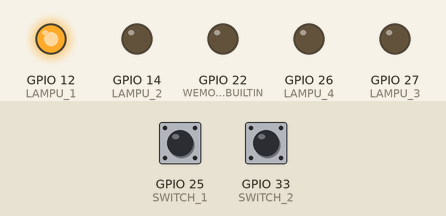
Bench run of a sketch on a simulated ESP32. Parts: output pins drawn as LEDs (lit = HIGH). The inputs (shaded band) are chosen by the test bench; at power-on: GPIO 25 (SWITCH_1) LOW, GPIO 33 (SWITCH_2) LOW. What the sketch prints to the serial monitor is not drawn.

Above: at 1.2 s.
1.3 s: GPIO 25 (SWITCH_1) pulled HIGH for 0.15 s
At 2.1 s:
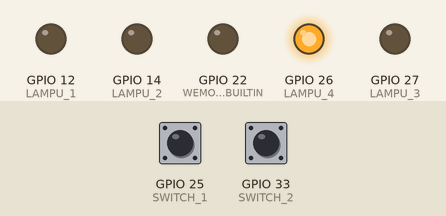
2.9 s: GPIO 25 (SWITCH_1) pulled HIGH for 1 s
At 3.4 s:
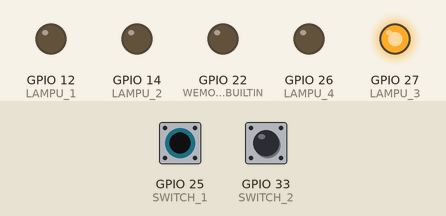
5.4 s: GPIO 25 (SWITCH_1) pulled HIGH for 0.15 s
At 6.5 s:
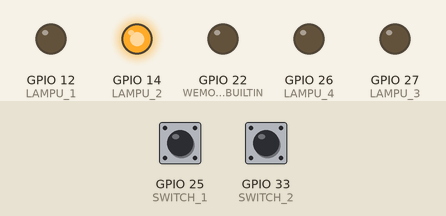
7.0 s: GPIO 25 (SWITCH_1) pulled HIGH for 3.2 s
At 7.7 s:
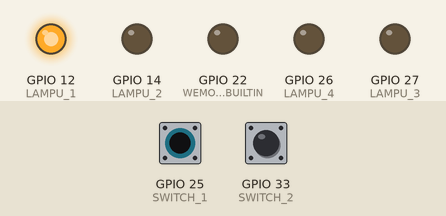
11.7 s: GPIO 33 (SWITCH_2) pulled HIGH for 0.15 s
At 12.4 s:
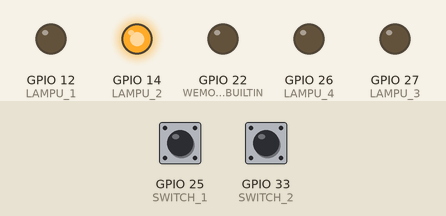
Timing chart, 0 to 14.3 s (numbered marks = the images above; inputs shaded):
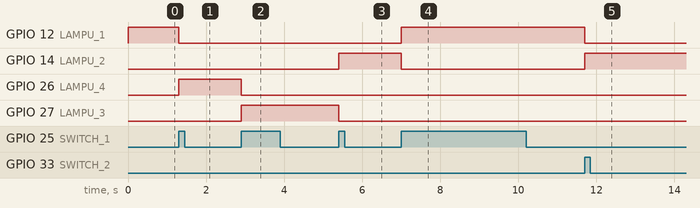

Measured:
- after the input at 1.3 s, GPIO 12 (LAMPU_1): HIGH → LOW at once; GPIO 26 (LAMPU_4): LOW → HIGH at once
- after the input at 2.9 s, GPIO 26 (LAMPU_4): HIGH → LOW at once; GPIO 27 (LAMPU_3): LOW → HIGH at once
- after the input at 5.4 s, GPIO 14 (LAMPU_2): LOW → HIGH at once; GPIO 27 (LAMPU_3): HIGH → LOW at once
- after the input at 7.0 s, GPIO 12 (LAMPU_1): LOW → HIGH at once; GPIO 14 (LAMPU_2): HIGH → LOW at once
- after the input at 11.7 s, GPIO 12 (LAMPU_1): HIGH → LOW at once; GPIO 14 (LAMPU_2): LOW → HIGH at once

The sketch:

lampu_geser_esp32_delay.ino
```cpp
// integrasi menggunakan delay() sebagai sumber waktu
#define WEMOS_LED_BUILTIN 22

#define LAMPU_1 12
#define LAMPU_2 14
#define LAMPU_3 27
#define LAMPU_4 26

#define SWITCH_1 25
#define SWITCH_2 33

#include "fsm.h"
int edge_state;
int edge_output;

int debounce_ki_state;  // kiri
int debounce_ki_counter;
int debounce_ki_output;
int debounce_ka_state;  // kanan
int debounce_ka_counter;
int debounce_ka_output;
//
int edge_ki_state, edge_ka_state;
int edge_ki_output, edge_ka_output;
int geser_state;
int geser_output;
int input_ki;
int input_ka;


// the setup function runs once when you press reset or power the board
void setup() {
  Serial.begin(115200);
  Serial.println(F(__FILE__));
  // initialize digital pin LED_BUILTIN as an output.
  pinMode(WEMOS_LED_BUILTIN, OUTPUT);
  pinMode(LAMPU_1, OUTPUT);
  pinMode(LAMPU_2, OUTPUT);
  pinMode(LAMPU_3, OUTPUT);
  pinMode(LAMPU_4, OUTPUT);

  pinMode(SWITCH_1, INPUT_PULLDOWN);
  pinMode(SWITCH_2, INPUT_PULLDOWN);

  FSM_debounce_init(&debounce_ki_state, &debounce_ki_counter, &debounce_ki_output);
  FSM_debounce_init(&debounce_ka_state, &debounce_ka_counter, &debounce_ka_output);
  FSM_edge_detect_init(&edge_ki_state, &edge_ki_output);
  FSM_edge_detect_init(&edge_ka_state, &edge_ka_output);
  FSM_geser_init(&geser_state, &geser_output);
}
int counter = 0;
// the loop function runs over and over again forever

// mapping nilai output ke LED yang dinyalakan

void output_led(int geser_output) {
  switch (geser_output) {
    case 1:
      {
        digitalWrite(LAMPU_1, HIGH);
        digitalWrite(LAMPU_2, LOW);
        digitalWrite(LAMPU_3, LOW);
        digitalWrite(LAMPU_4, LOW);
        break;
      }
    case 2:
      {
        digitalWrite(LAMPU_1, LOW);
        digitalWrite(LAMPU_2, HIGH);
        digitalWrite(LAMPU_3, LOW);
        digitalWrite(LAMPU_4, LOW);
        break;
      }
    case 3:
      {
        digitalWrite(LAMPU_1, LOW);
        digitalWrite(LAMPU_2, LOW);
        digitalWrite(LAMPU_3, HIGH);
        digitalWrite(LAMPU_4, LOW);
        break;
      }
    case 4:
      {
        digitalWrite(LAMPU_1, LOW);
        digitalWrite(LAMPU_2, LOW);
        digitalWrite(LAMPU_3, LOW);
        digitalWrite(LAMPU_4, HIGH);
        break;
      }
  }
}

void print_status(int state, int output) {
  Serial.print(state);
  Serial.print(" ");
  Serial.print(output);
  Serial.println();
}

void delay_500() {
  digitalWrite(LED_BUILTIN, HIGH);  // turn the LED on (HIGH is the voltage level)
  delay(250);                       // wait for a second
  digitalWrite(LED_BUILTIN, LOW);   // turn the LED off by making the voltage LOW
  delay(250);                       // wait for a second
}
// cek fsm edge detect

void loop() {
  int bounce_delay = 100; // dalam unit time
  int input_ki, input_ka;
  input_ki = digitalRead(SWITCH_1);
  input_ka = digitalRead(SWITCH_2);

  FSM_debounce(input_ki, &debounce_ki_state, &debounce_ki_counter, &debounce_ki_output, bounce_delay);
  FSM_debounce(input_ka, &debounce_ka_state, &debounce_ka_counter, &debounce_ka_output, bounce_delay);
  FSM_edge_detect(debounce_ki_output, &edge_ki_state, &edge_ki_output);
  FSM_edge_detect(debounce_ka_output, &edge_ka_state, &edge_ka_output);
  FSM_geser(edge_ki_output, edge_ka_output, &geser_state, &geser_output);
  output_led(geser_output);
  delay(1);  // delay 1 ms saja
}
```

fsm.c
```cpp
#include "fsm.h"

void FSM_debounce_init(int *state, int *counter, int *output)
{
    *state = FSM_DEBOUNCE_STATE_0;
    *output = 0;
    *counter=10;
}
void FSM_debounce(int input, int *state, int *counter,int *output, int delay)
{
    int next_state = *state; // default: tidak ganti state
    if (*state==FSM_DEBOUNCE_STATE_0)
    {
        if(input==1 && *counter>=delay)
        {
            next_state=FSM_DEBOUNCE_STATE_1;
            *counter=0;
            *output=1;
        }
        else
        {
            (*counter)++;
            if((*counter)>=delay) // limit counter supaya tidak overflow
            {
                *counter=delay;
            }

        }

    }
    if (*state==FSM_DEBOUNCE_STATE_1)
    {
        if(input==0 && *counter>=delay)
        {
            next_state=FSM_DEBOUNCE_STATE_0;
            *counter=0;
            *output=0;
        }
        else
        {
            (*counter)++;
            // limit counter di delay, supaya tidak overflow
            if((*counter)>=delay)
            {
                *counter=delay;
            }
        }
    }
    *state=next_state;
}


void FSM_edge_detect_init(int *state, int *output)
{
    *state = FSM_EDGE_STATE_0;
}
void FSM_edge_detect(int input, int *state, int *output)
{
    int next_state = *state;
    if (*state == FSM_EDGE_STATE_0 && input == 0)
    {
        next_state = FSM_EDGE_STATE_0;
        *output = 0;
    }
    if (*state == FSM_EDGE_STATE_0 && input == 1)
    {
        next_state = FSM_EDGE_STATE_1;
        *output = 1;
    }
    if (*state == FSM_EDGE_STATE_1 && input == 0)
    {
        next_state = FSM_EDGE_STATE_0;
        *output = 0;
    }
    if (*state == FSM_EDGE_STATE_1 && input == 1)
    {
        next_state = FSM_EDGE_STATE_1;
        *output = 0;
    }
    *state = next_state;
}


void FSM_geser_init(int *state, int *output)
{
    *state = FSM_GESER_STATE_S1;
    *output = 1;
}

void FSM_geser(int input_kiri, int input_kanan, int *state, int *output)
{
    int next_state = *state;  // default not change state

    if (*state == FSM_GESER_STATE_S1 && input_kiri == 1)
    {
        next_state = FSM_GESER_STATE_S4;
        *output = 4;
    }
    if (*state == FSM_GESER_STATE_S1 && input_kanan == 1)
    {
        next_state = FSM_GESER_STATE_S2;
        *output = 2;
    }
    if (*state == FSM_GESER_STATE_S2 && input_kiri == 1)
    {
        next_state = FSM_GESER_STATE_S1;
        *output = 1;
    }
    if (*state == FSM_GESER_STATE_S2 && input_kanan == 1)
    {
        next_state = FSM_GESER_STATE_S3;
        *output = 3;
    }
    if (*state == FSM_GESER_STATE_S3 && input_kiri == 1)
    {
        next_state = FSM_GESER_STATE_S2;
        *output = 2;
    }
    if (*state == FSM_GESER_STATE_S3 && input_kanan == 1)
    {
        next_state = FSM_GESER_STATE_S4;
        *output = 4;
    }
    if (*state == FSM_GESER_STATE_S4 && input_kiri == 1)
    {
        next_state = FSM_GESER_STATE_S3;
        *output = 3;
    }
    if (*state == FSM_GESER_STATE_S4 && input_kanan == 1)
    {
        next_state = FSM_GESER_STATE_S1;
        *output = 1;
    }
    *state = next_state;
}
```

fsm.h
```cpp
#define FSM_DEBOUNCE_STATE_0 100
#define FSM_DEBOUNCE_STATE_1 101

#define FSM_EDGE_STATE_0 200
#define FSM_EDGE_STATE_1 201

#define FSM_GESER_STATE_S1 301
#define FSM_GESER_STATE_S2 302
#define FSM_GESER_STATE_S3 303
#define FSM_GESER_STATE_S4 304

// https://forum.arduino.cc/t/adding-multiple-file-arduino-error/275739/2
#ifdef __cplusplus
extern "C" {
#endif

extern void FSM_debounce_init(int *state, int *counter, int *output);
extern void FSM_debounce(int input, int *state, int *counter,int *output, int delay);

extern void FSM_edge_detect_init(int *state, int *output);
extern void FSM_edge_detect(int input, int *state, int *output);

extern void FSM_geser_init(int *state, int *output);
extern void FSM_geser(int input_kiri, int input_kanan, int *state, int *output);


#ifdef __cplusplus
} // extern "C"
#endif
```
